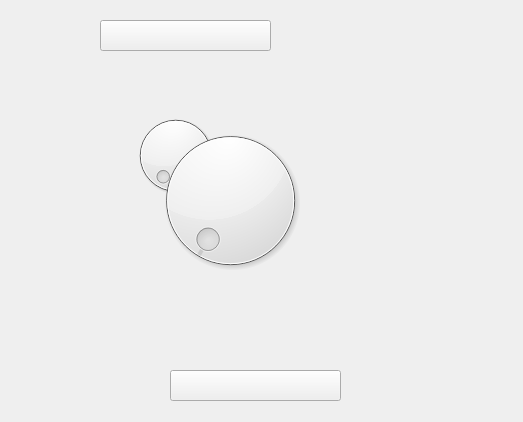
<?xml version="1.0" encoding="UTF-8"?>
<ui version="4.0">
 <class>dial_pong_dialog</class>
 <widget class="QDialog" name="dial_pong_dialog">
  <property name="geometry">
   <rect>
    <x>0</x>
    <y>0</y>
    <width>523</width>
    <height>422</height>
   </rect>
  </property>
  <property name="windowTitle">
   <string>dial_pong_dialog</string>
  </property>
  <widget class="QDial" name="bal">
   <property name="geometry">
    <rect>
     <x>130</x>
     <y>110</y>
     <width>91</width>
     <height>91</height>
    </rect>
   </property>
   <property name="focusPolicy">
    <enum>Qt::NoFocus</enum>
   </property>
  </widget>
  <widget class="QPushButton" name="speler_boven">
   <property name="geometry">
    <rect>
     <x>100</x>
     <y>20</y>
     <width>171</width>
     <height>31</height>
    </rect>
   </property>
   <property name="focusPolicy">
    <enum>Qt::NoFocus</enum>
   </property>
   <property name="text">
    <string/>
   </property>
  </widget>
  <widget class="QPushButton" name="speler_onder">
   <property name="geometry">
    <rect>
     <x>170</x>
     <y>370</y>
     <width>171</width>
     <height>31</height>
    </rect>
   </property>
   <property name="focusPolicy">
    <enum>Qt::NoFocus</enum>
   </property>
   <property name="text">
    <string/>
   </property>
  </widget>
  <widget class="QDial" name="dial">
   <property name="geometry">
    <rect>
     <x>120</x>
     <y>120</y>
     <width>221</width>
     <height>161</height>
    </rect>
   </property>
   <property name="focusPolicy">
    <enum>Qt::NoFocus</enum>
   </property>
  </widget>
 </widget>
 <layoutdefault spacing="6" margin="11"/>
 <resources/>
 <connections/>
</ui>
